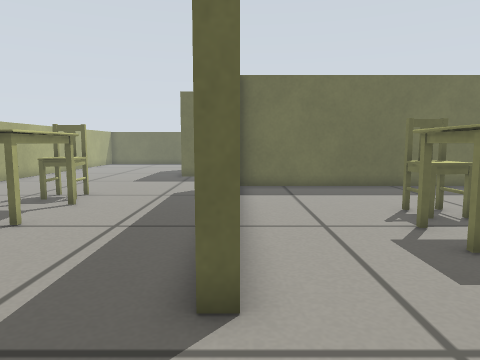
[1] (above)

18 first-person views from a walk through a world built for the Gazebo simulator. The camera is 0.39 m above the floor, tilts 6° down and sees 70° across. The floor is counted in squares, 0.2 m on a side. Each view is taken from the middle of a square. On the plan, view 1 faces up. The plan holds only what a view shows up to about 18 squares ahead; the rest is blank.

[2]
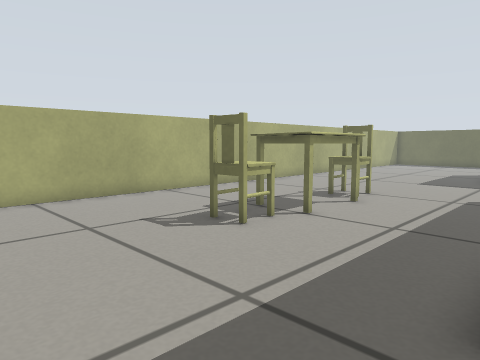

[3]
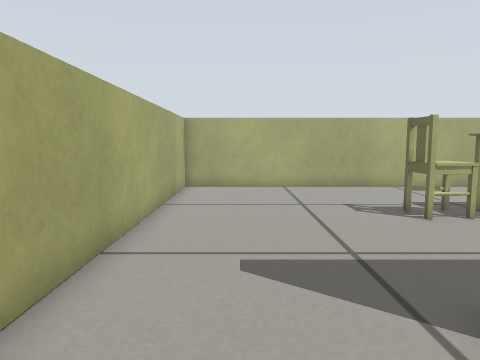

[4]
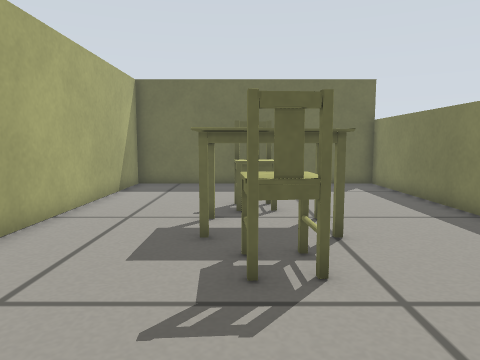

[5]
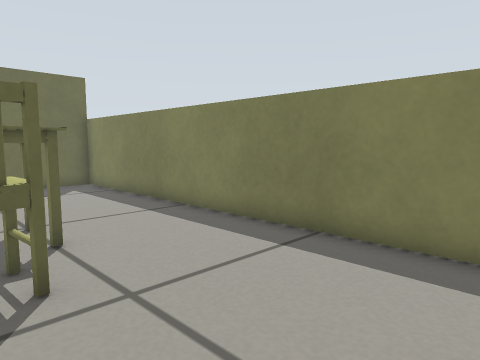

[6]
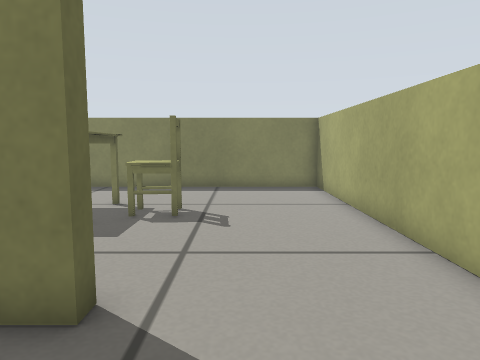

[7]
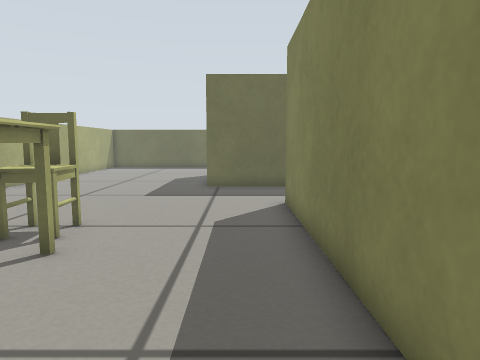

[8]
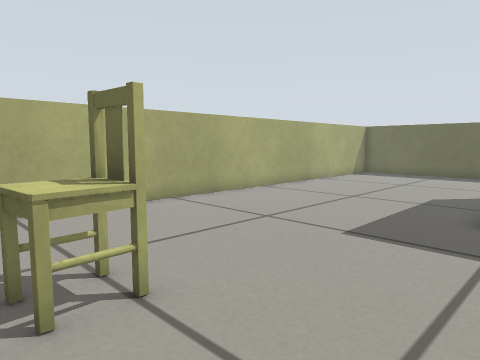

[9]
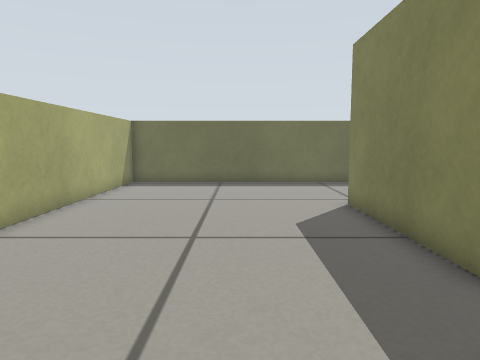

[10]
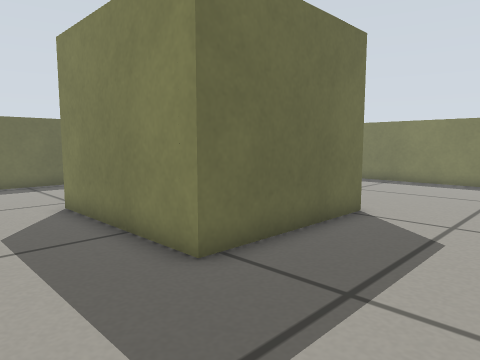

[11]
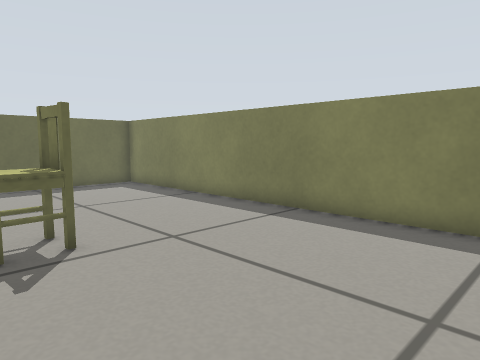

[12]
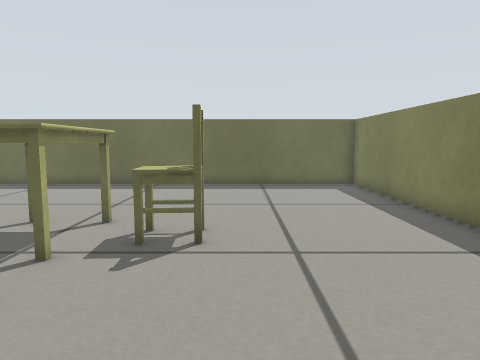

[13]
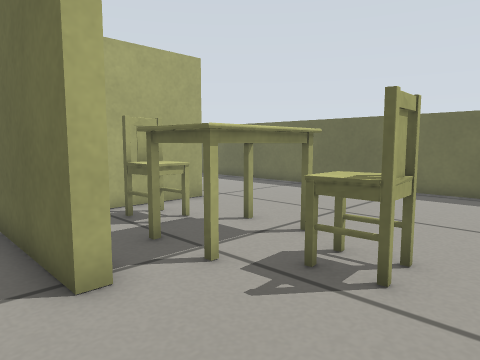

[14]
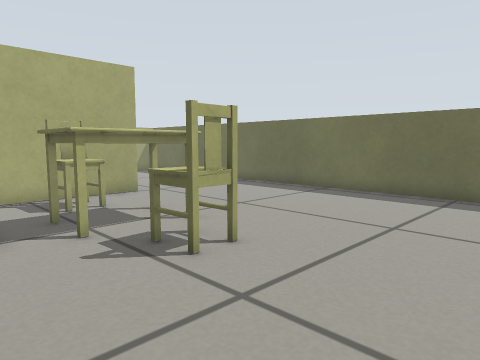

[15]
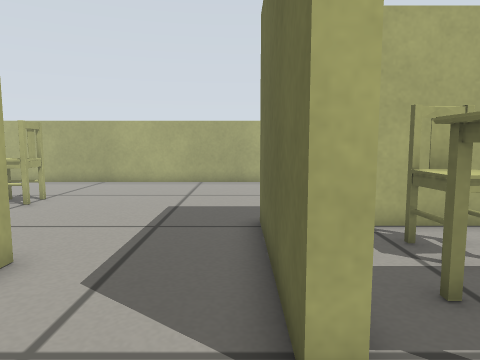

[16]
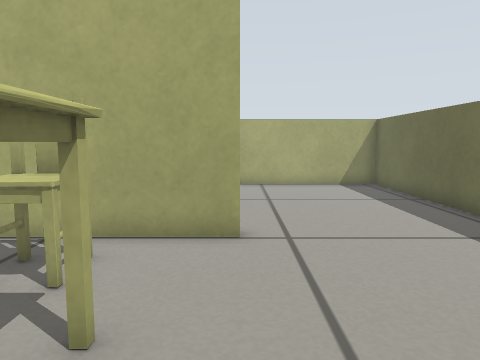

[17]
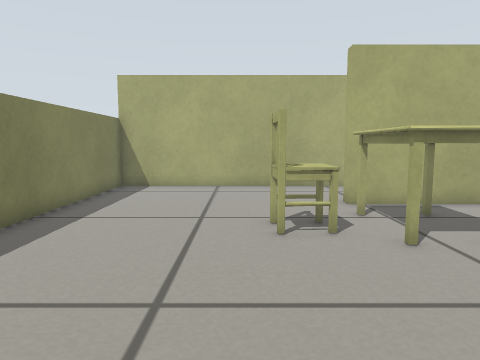

[18]
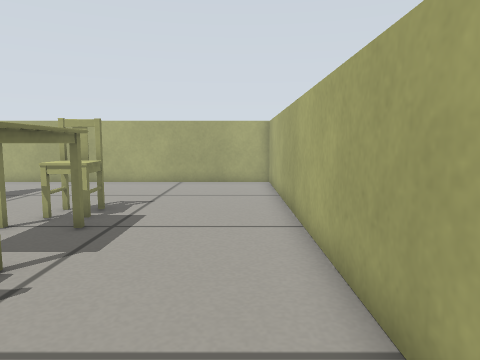

### Floor plan
Key: @ floor where view 1 was taken; # wall or solid block; x gap in a wall; . floor; = window, fence, low wall or low ledge; T thing the floor can be seen under or through.
Columns run from 13 left of view 1 to 12 right of it. Each row starts with its distance up from view 1.
 34 ##########################
 33 #........................#
 32 #........................#
 31 #........................#
 30 #........................#
 29 #........................#
 28 #........................#
 27 #........................#
 26 #.........#....=.........#
 25 #.........#...##==T......#
 24 #.........#x#.##=TT......#
 23 #.........#.=.##=........#
 22 #.........#..............#
 21 #.........######.........#
 20 #........................#
 19 #........................#
 18 #........................#
 17 #........................#
 16 #............#############
 15 #............#...........#
 14 #............#...........#
 13 #.....##.....#...........#
 12 #.....==.....#...........#
 11 #.....##=....#...........#
 10 #.....##=....#....##.....#
  9 #.....##=....#....==.....#
  8 #.....##=....#...=##=....#
  7 #.....==.....#...=# #....#
  6 #.....##.....#...=##=....#
  5 #............#....==.....#
  4 #............#....##.....#
  3 #........................#
  2 #........................#
  1 #........................#
  0 #............@...........#
 -1 #........................#
 -2 ##########################

Positions as (right, up) in squares from view 1, and headings:
1: (0, 0), facing up
2: (0, 0), facing up-left
3: (3, 1), facing left
4: (5, -1), facing up
5: (5, -1), facing up-right
6: (-4, 2), facing right
7: (-2, 5), facing up
8: (-2, 11), facing up-left
9: (-7, 16), facing up
10: (-7, 16), facing up-right
11: (3, 17), facing up-right
12: (6, 17), facing up
13: (7, 19), facing up-left
14: (10, 20), facing up-left
15: (5, 20), facing left
16: (4, 27), facing left
17: (6, 32), facing down
18: (-11, 16), facing down
